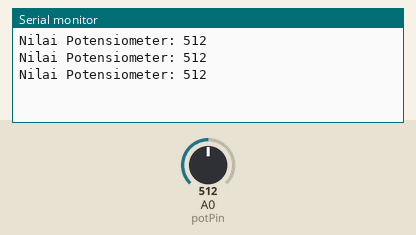
Bench run of a sketch on a simulated Arduino Uno, built with avr-gcc and run on an emulated ATmega328P. On the bench: the last lines printed to the serial monitor. The inputs (shaded band) are chosen by the test bench; at power-on: A0 (potPin) = 512.

Above: at 1.3 s.
1.4 s: A0 (potPin) set to 716
At 1.9 s:
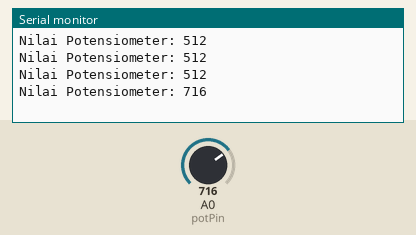
2.9 s: A0 (potPin) set to 900
At 3.4 s:
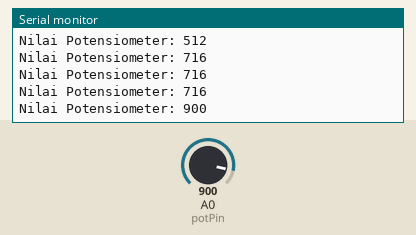
Timing chart, 0 to 5.9 s (numbered marks = the images above; inputs shaded):
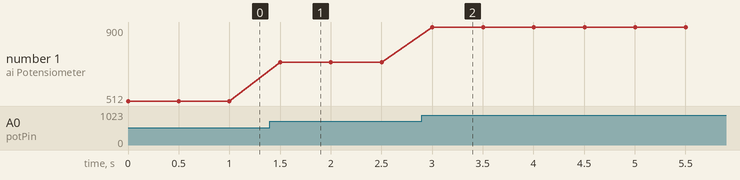

The sketch:

arduino_volt.ino
```cpp
// Definisi pin potensiometer
int potPin = A0;  // Pin analog yang terhubung ke potensiometer
int potValue = 0; // Variabel untuk menyimpan nilai potensiometer

void setup() {
  // Inisialisasi komunikasi Serial
  Serial.begin(9600);
}

void loop() {
  // Membaca nilai analog dari potensiometer
  potValue = analogRead(potPin);

  // Menampilkan nilai di Serial Monitor
  Serial.print("Nilai Potensiometer: ");
  Serial.println(potValue);

  // Tunggu sebentar sebelum pembacaan berikutnya
  delay(500);
}
```

Measured:
- after the input at 1.4 s, the serial monitor: prints a new line after 0.10 s (image 1)
- after the input at 2.9 s, the serial monitor: prints a new line after 0.10 s (image 2)
- plotted number 1: 512 → 716 after the input at 1.4 s, 716 → 900 after the input at 2.9 s
